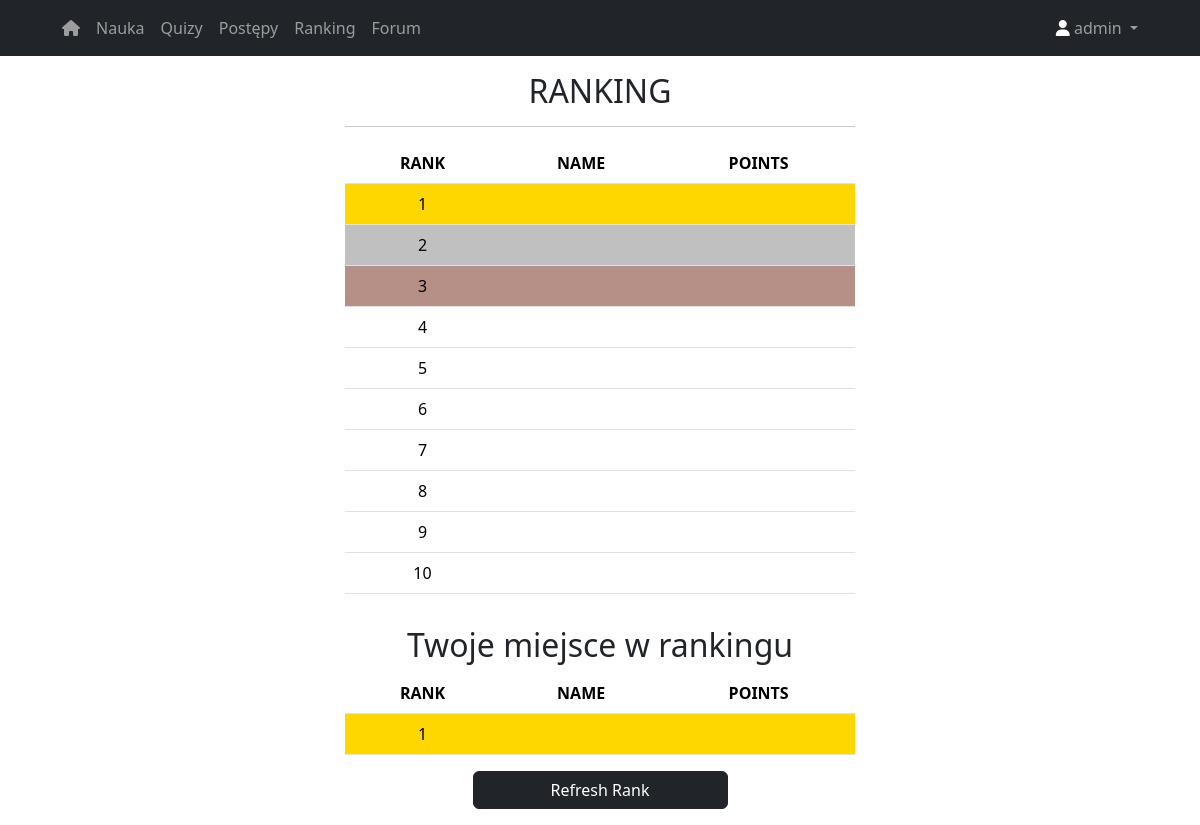
Before: /rank (signed in) with the older database file.
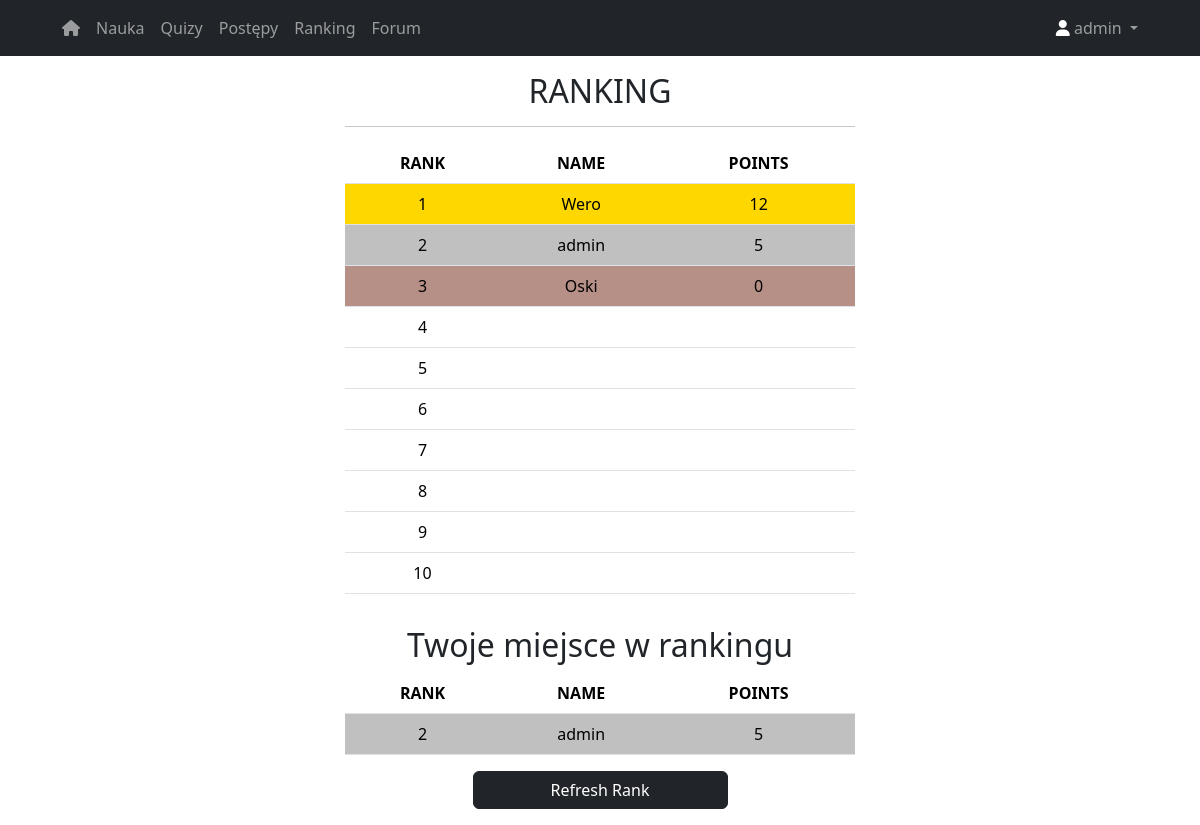
After: the same page with the newer database file.
### website/models.py (models this page shows)
class Rank(db.Model):
    id = db.Column(db.Integer, primary_key=True)
    name = db.Column(db.String(150), db.ForeignKey('user.first_name'))
    rank_points = db.Column(db.Integer)

### website/auth.py (the view)
@auth.route('/rank')
def rank():
    rankall = Rank.query.order_by(Rank.rank_points.desc()).limit(10).all()
    brakujace_elementy = 10 - len(rankall)
    if brakujace_elementy > 0:
        rankall.extend([''] * brakujace_elementy)
    rank1 = rankall[0]
    rank2 = rankall[1]
    rank3 = rankall[2]
    rank4 = rankall[3]
    rank5 = rankall[4]
    rank6 = rankall[5]
    rank7 = rankall[6]
    rank8 = rankall[7]
    rank9 = rankall[8]
    rank10 = rankall[9]
    if current_user.is_authenticated:
        check_your_rank = Rank.query.order_by(Rank.rank_points.desc()).all()
        rank_plaec_CU = 1
        for i in range(len(check_your_rank)):
            if check_your_rank[i].name == current_user.first_name:
                break
            else:
                rank_plaec_CU += 1
        your_rank = Rank.query.filter_by(name=current_user.first_name).first()
    else:
        your_rank = ''
        rank_plaec_CU = ''
    return render_template('rank.html', rank1=rank1, rank2=rank2, your_rank=your_rank, rank3=rank3, rank4=rank4,
                           rank5=rank5, rank6=rank6, rank7=rank7, rank8=rank8, rank9=rank9, rank10=rank10,
                           user=current_user, rank_plaec_CU=rank_plaec_CU)

### website/__init__.py (called while the page is built)
def create_app():
    app = Flask(__name__)
    app.config['SECRET_KEY'] = 'hjshjhdjah kjshkjdhjs'
    app.config['SQLALCHEMY_DATABASE_URI'] = f'sqlite:///{DB_NAME}'
    db.init_app(app)
    from .auth import auth
    app.register_blueprint(auth, url_prefix='/')
    from .models import User
    with app.app_context():
        db.create_all()
    login_manager = LoginManager()
    login_manager.login_view = 'auth.login'
    login_manager.init_app(app)
    @login_manager.user_loader
    def load_user(id):
        return User.query.get(int(id))
    return app

### website/auth.py (called while the page is built)
@auth.before_request
def restrict_access_to_auth_routes():
    if current_user.is_authenticated and request.endpoint in ['auth.login', 'auth.sign_up']:
        return redirect(url_for('auth.mainPage'))

### website/templates/rank.html (shortened to what this page needs)
{% extends 'base.html' %}
{% block content %}
		<main>
        <div class="row align-items-center">
   <div class="mx-auto col-10 col-md-8 col-lg-6">
			<div>
				<h2 class="text-center">RANKING</h2><hr>
			</div>
            <div class="table-responsive">
			<table class="table text-center">
    <tr>
        <th>RANK</th>
        <th>NAME</th>
        <th>POINTS</th>
    </tr>
    <tr class="rank1">
        <td>1</td>
        <td>{{rank1.name}}</td>
        <td>{{rank1.rank_points}}</td>
    </tr>
    <tr class="rank2">
        <td>2</td>
        <td>{{rank2.name}}</td>
        <td>{{rank2.rank_points}}</td>
    </tr>
    <tr class="rank3">
        <td>3</td>
        <td>{{rank3.name}}</td>
        <td>{{rank3.rank_points}}</td>
    </tr>
    <tr>
        <td>4</td>
        <td>{{rank4.name}}</td>
        <td>{{rank4.rank_points}}</td>
    </tr>
    <tr>
        <td>5</td>
        <td>{{rank5.name}}</td>
        <td>{{rank5.rank_points}}</td>
    </tr>
    <tr>
        <td>6</td>
        <td>{{rank6.name}}</td>
        <td>{{rank6.rank_points}}</td>
    </tr>
    <tr>
        <td>7</td>
        <td>{{rank7.name}}</td>
        <td>{{rank7.rank_points}}</td>
    </tr>
    <tr>
        <td>8</td>
        <td>{{rank8.name}}</td>
        <td>{{rank8.rank_points}}</td>
    </tr>
    <tr>
        <td>9</td>
        <td>{{rank9.name}}</td>
        <td>{{rank9.rank_points}}</td>
    </tr>
    <tr>
        <td>10</td>
        <td>{{rank10.name}}</td>
        <td>{{rank10.rank_points}}</td>
    </tr>
</table>
            </div>
			<h2 class="text-center pt-3">Twoje miejsce w rankingu</h2>
        <div class="table-responsive">
			<div>
            {% if user.is_authenticated %}
            <table class="table text-center">
				<tr>
					<th>RANK</th>
					<th>NAME</th>
					<th>POINTS</th>
				</tr>
				{% if rank_plaec_CU==1 %}
                    <tr class="table text-center rank1">
                    {% elif rank_plaec_CU==2 %}
                    <tr class="table text-center rank2">
                    {% elif rank_plaec_CU==3 %}
                    <tr class="table text-center rank3">
                    {%else%}
                    <tr class="table text-center">
                    {%endif%}
					<td>{{rank_plaec_CU}}</td>
					<td>{{your_rank.name}}</td>
					<td>
						{{your_rank.rank_points}}
					</td>
				</tr>
			</table>
            {% else %}
                <p class="text-center"> <a href="/20_marcinek/licencjat/login">Zaloguj się</a> i weź udział w quizie żeby zobaczyć siebie w rankingu :)</p>
            {% endif %}
            </div>
            <div class="d-grid gap-2 col-6 mx-auto">
			<a class="btn btn-dark" href="/20_marcinek/licencjat/refresh_rank">Refresh Rank</a>
            </div>
            </div>
        </div>
        </div>
        </main>
{% endblock %}

Changed rows visible on the page:
added Rank: name "Wero", rank_points "12"
added Rank: name "admin", rank_points "5"
added Rank: name "Oski", rank_points "0"
Other visible differences:
{{ rank_plaec_CU }}: "1" → "2"
